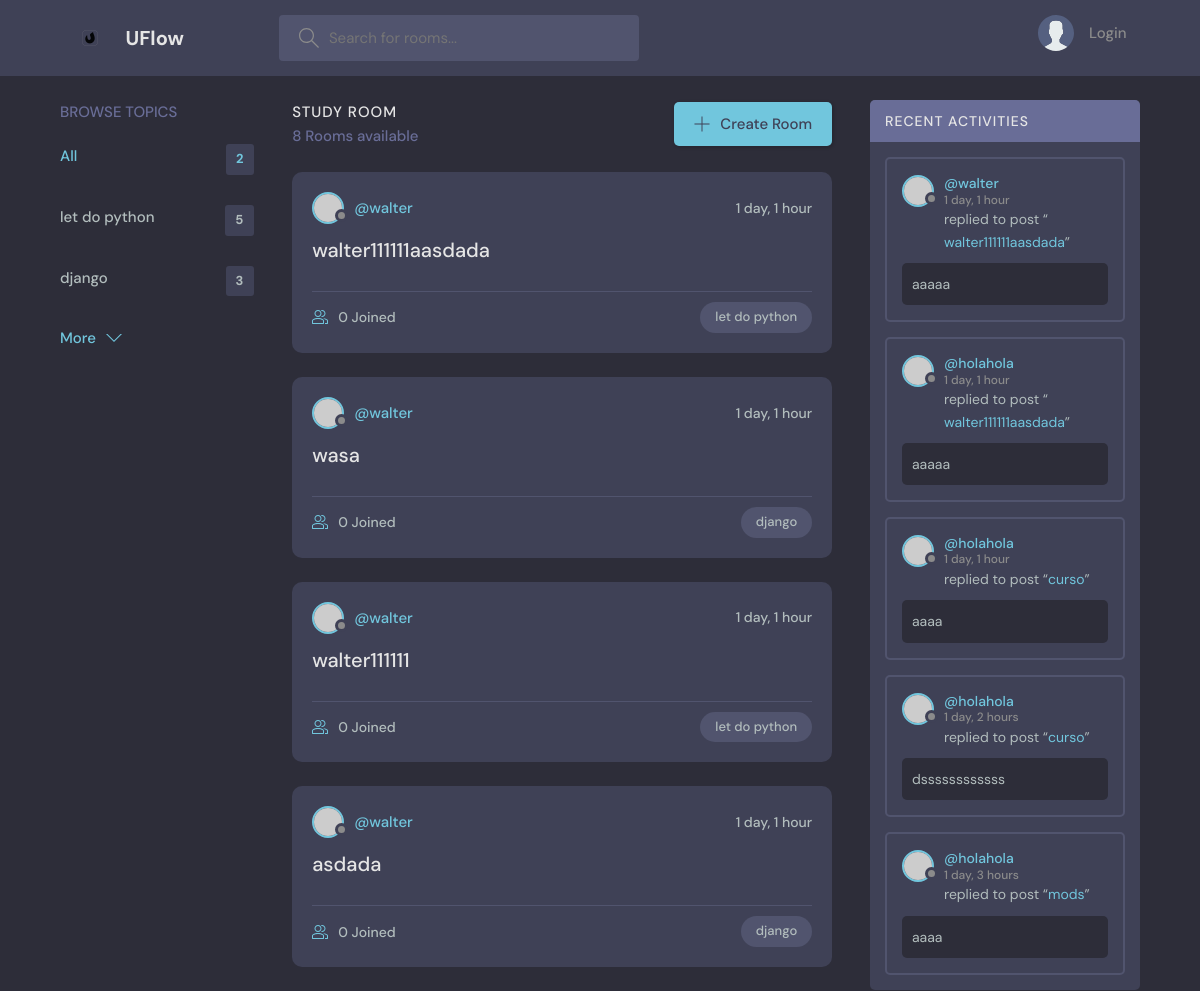
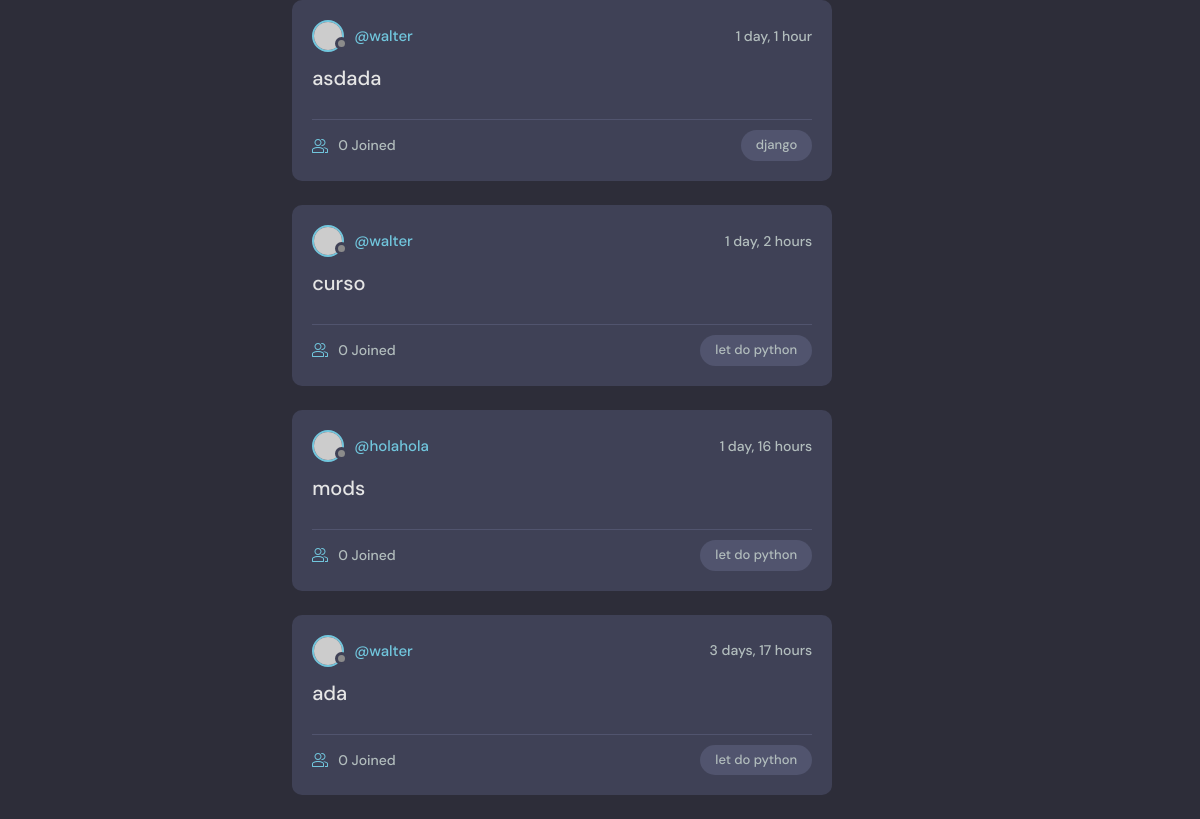
The app's page /, older data (2 pictures, top to bottom).
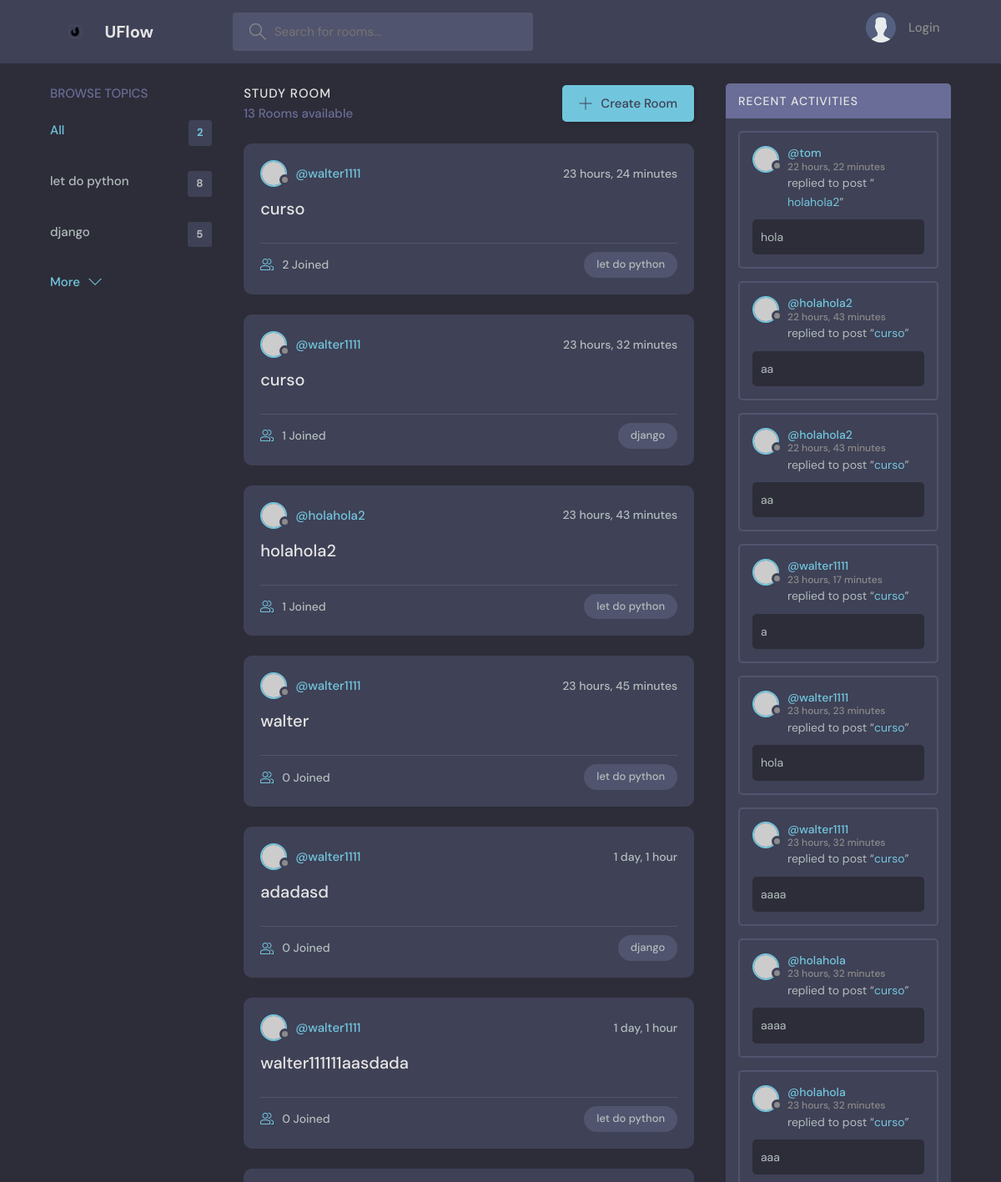
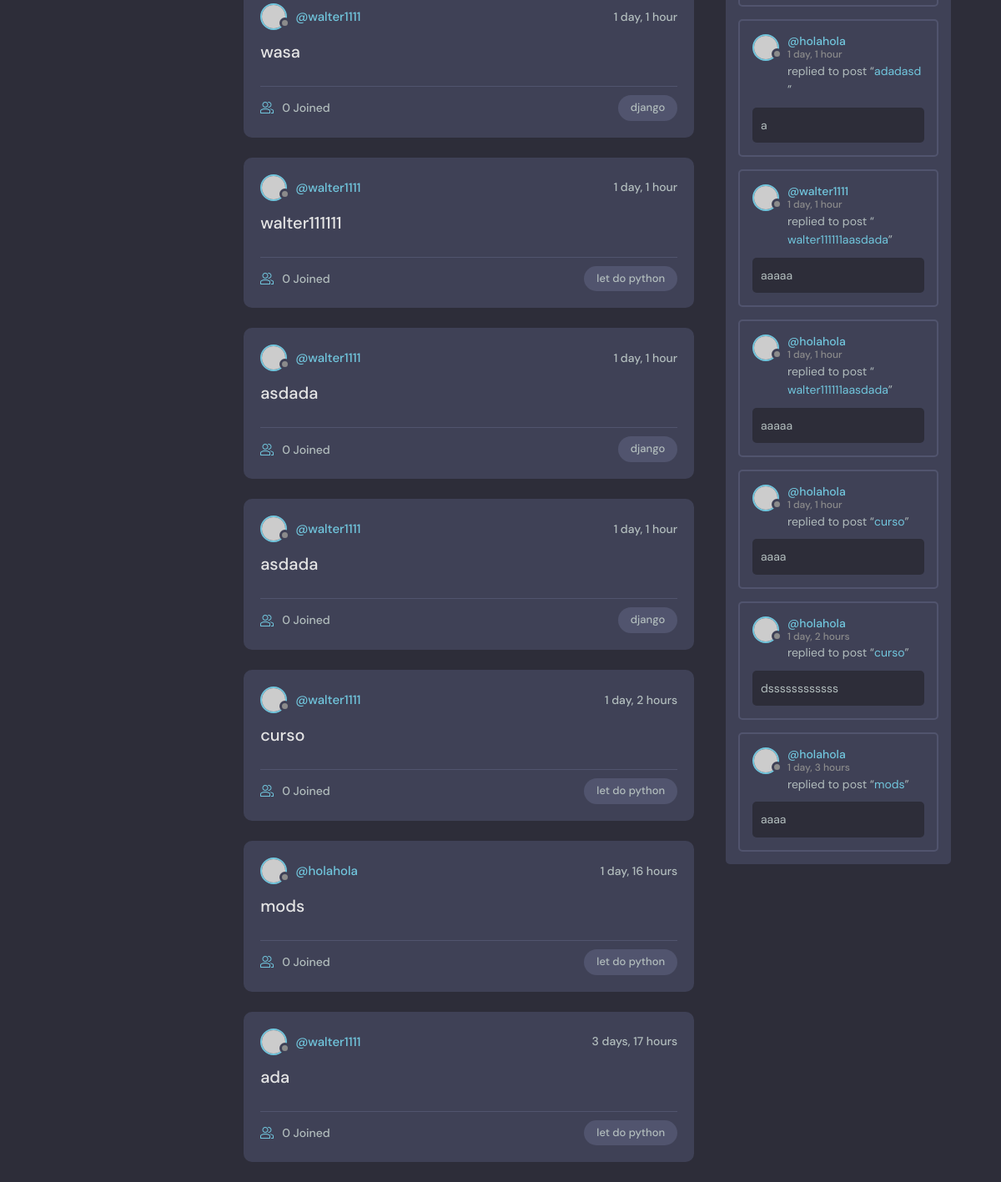
The same page, newer data (2 pictures, top to bottom).
### base/models.py (models this page shows, shortened)
class Topic(models.Model):
    name = models.CharField(max_length=200)

class Room(models.Model):
    host = models.ForeignKey(User, on_delete=models.CASCADE)
    topic = models.ForeignKey(Topic, on_delete=models.SET_NULL, null=True)
    name = models.CharField(max_length=200)
    description = models.TextField(null=True, blank=True)
    participants = models.ManyToManyField(User, related_name='participants', blank=True)
    updated = models.DateTimeField(auto_now=True)
    created = models.DateTimeField(auto_now_add=True)
    class Meta:
        ordering = ['-updated', '-created']
    def __str__(self):
        return self.name

class Message(models.Model):
    user = models.ForeignKey(User, on_delete=models.CASCADE)
    room = models.ForeignKey(Room, on_delete=models.CASCADE)
    body = models.TextField()
    updated = models.DateTimeField(auto_now=True)
    created = models.DateTimeField(auto_now_add=True)
    class Meta:
        ordering = ['-updated', '-created']
    def __str__(self):
        return self.body[0:50]

### base/views.py (the view)
# urls.py: 2. Add a URL to urlpatterns:  path('', views.home, name='home')
def home(request):
    q=request.GET.get('q') if request.GET.get('q') != None else ''
    rooms = Room.objects.filter(Q(topic__name__icontains=q) | Q(name__icontains=q) | Q(description__contains=q)) # Fetch all Room objects from the database
    topics = Topic.objects.all()[0:5]  # Fetch all Topic objects from the database
    room_count = rooms.count()  # Count the number of rooms
    room_messages = Message.objects.filter(Q(room__topic__name__icontains=q) | Q(room__name__icontains=q) | Q(room__description__contains=q))  # Fetch all messages related to the rooms
    context = {'rooms': rooms, 'topics':topics, 'room_count':room_count, 'room_messages':room_messages}  # Context dictionary to pass data to the template
    return render(request, 'base/home.html', context)  # Pass the rooms list to the template

### base/templates/base/home.html (shortened to what this page needs)
{% extends 'main.html' %}
{% block content %}
    <main class="layout layout--3">
      <div class="container">
        {% include 'base/topics_component.html' %}
        <div class="roomList">
          <div class="roomList__header">
            <div>
              <h2>Study Room</h2>
              <p>{{room_count}} Rooms available</p>
            </div>
            <a class="btn btn--main" href="{% url 'create-room' %}">
              <svg version="1.1" xmlns="http://www.w3.org/2000/svg" width="32" height="32" viewBox="0 0 32 32">
                <title>add</title>
                <path
                  d="M16.943 0.943h-1.885v14.115h-14.115v1.885h14.115v14.115h1.885v-14.115h14.115v-1.885h-14.115v-14.115z"
                ></path>
              </svg>
              Create Room
            </a>
          </div>
          {% include 'base/feed_component.html' %}
        </div>
        {% include 'base/activity_component.html' %}
      </div>
    </main>
    {% endblock content %}

### base/templates/base/topics_component.html
        <div class="topics">
            <div class="topics__header">
              <h2>Browse Topics</h2>
            </div>
            <ul class="topics__list">
              <li>
                <a href="{% url 'home' %}" class="active">All <span>{{topics.count}}</span></a>
              </li>
              {% for topic in topics%}
              <li>
                <a href="{% url 'home' %}?q={{topic.name}}">{{topic.name}}<span>{{topic.room_set.all.count}}</span></a>
              </li>
              {% endfor %}
            </ul>
            <a class="btn btn--link" href="{% url 'topics' %}">
              More
              <svg version="1.1" xmlns="http://www.w3.org/2000/svg" width="32" height="32" viewBox="0 0 32 32">
                <title>chevron-down</title>
                <path d="M16 21l-13-13h-3l16 16 16-16h-3l-13 13z"></path>
              </svg>
            </a>
          </div>

### base/templates/base/feed_component.html (shortened to what this page needs)
{% for room in rooms %}
<div class="roomListRoom">
    <div class="roomListRoom__header">
      <a href="{% url 'user-profile' room.host.id %}" class="roomListRoom__author">
        <div class="avatar avatar--small">
          <img src="https://randomuser.me/api/portraits/women/11.jpg" />
        </div>
        <span>@{{room.host.username}}</span>
      </a>
      <div class="roomListRoom__actions">
        <span>{{room.created|timesince}}</span>
      </div>
    </div>
    <div class="roomListRoom__content">
      <a href="{% url 'room' room.id %}">{{room.name}}</a>
    </div>
    <div class="roomListRoom__meta">
      <a href="{% url 'room' room.id %}" class="roomListRoom__joined">
        {{room.participants.count}} Joined
      </a>
      <p class="roomListRoom__topic">{{room.topic.name}}</p>
    </div>
        </div>
{% endfor %}

### base/templates/base/activity_component.html (shortened to what this page needs)
<div class="activities">
    <div class="activities__header">
      <h2>Recent Activities</h2>
    </div>
    {% for message in room_messages %}
    <div class="activities__box">
      <div class="activities__boxHeader roomListRoom__header">
        <a href="{%url 'user-profile' message.user.id %}" class="roomListRoom__author">
          <div class="avatar avatar--small">
            <img src="https://randomuser.me/api/portraits/women/11.jpg" />
          </div>
          <p>
            @{{message.user.username}}
            <span>{{message.created|timesince}}</span>
          </p>
        </a>
      </div>
      <div class="activities__boxContent">
        <p>replied to post “<a href="{% url 'room' message.room.id %}">{{message.room}}</a>”</p>
        <div class="activities__boxRoomContent">
            {{message}}
        </div>
      </div>
    </div>
    {% endfor %}
  </div>

Row changes from the older to the newer data that the page shows:
computed for Topic "let do python": room_set.all.count "5" → "8"
computed for Topic "django": room_set.all.count "3" → "5"
added Room: host.username "walter1111", created "23 hours, 24 minutes", name "curso", participants.count "2", topic.name "let do python"
added Room: host.username "walter1111", created "23 hours, 32 minutes", name "curso", participants.count "1", topic.name "django"
added Room: host.username "holahola2", created "23 hours, 43 minutes", name "holahola2", participants.count "1", topic.name "let do python"
added Room: host.username "walter1111", created "23 hours, 45 minutes", name "walter", participants.count "0", topic.name "let do python"
added Room: host.username "walter1111", created "1 day, 1 hour", name "adadasd", participants.count "0", topic.name "django"
changed through a linked row, Room "walter111111aasdada": host.username "walter" → "walter1111"
changed through a linked row, Room "wasa": host.username "walter" → "walter1111"
changed through a linked row, Room "walter111111": host.username "walter" → "walter1111"
changed through a linked row, Room (number 9 of 13 on the later page): host.username "walter" → "walter1111"
changed through a linked row, Room (number 10 of 13 on the later page): host.username "walter" → "walter1111"
changed through a linked row, Room "1 day, 2 hours": host.username "walter" → "walter1111"
changed through a linked row, Room "ada": host.username "walter" → "walter1111"
added Message: user.username "tom", created "22 hours, 22 minutes", room "holahola2", body "hola"
added Message: user.username "holahola2", created "22 hours, 43 minutes", room "curso", body "aa"
added Message: user.username "holahola2", created "22 hours, 43 minutes", room "curso", body "aa"
added Message: user.username "walter1111", created "23 hours, 17 minutes", room "curso", body "a"
added Message: user.username "walter1111", created "23 hours, 23 minutes", room "curso", body "hola"
added Message: user.username "walter1111", created "23 hours, 32 minutes", room "curso", body "aaaa"
added Message: user.username "holahola", created "23 hours, 32 minutes", room "curso", body "aaaa"
added Message: user.username "holahola", created "23 hours, 32 minutes", room "curso", body "aaa"
added Message: user.username "holahola", created "1 day, 1 hour", room "adadasd", body "a"
changed through a linked row, Message (number 10 of 14 on the later page): user.username "walter" → "walter1111"
Text that changed along with them:
{{ room_count }}: "8" → "13"
